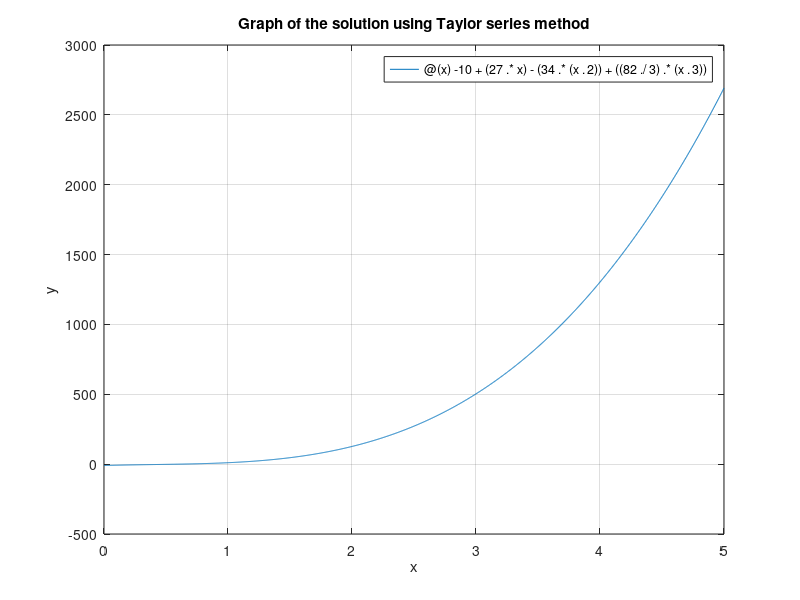

Source code (MATLAB):
y = @(x) -10+(27.*x)-(34.*(x.^2))+((82./3).*(x.^3));

%plot
fplot(y, [0 5])
grid on
xlabel('x'), ylabel('y')
title('Graph of the solution using Taylor series method')